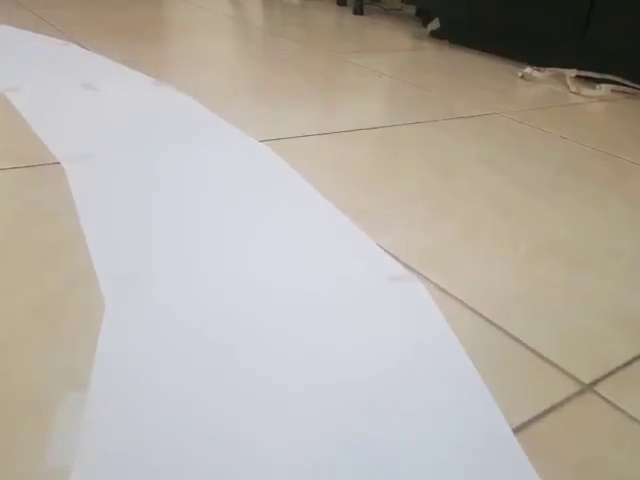
#> input picture frame 73 of Backup/vid1.mp4, 640 x 480 px
$ python LaneDetectionModule.py
#> lines starting #> are read from the running program, lines starting #| are printed output that depends on the picture; after the words box and inside, x2 and y2 are one past the last pixel; in counts of white or black regions, pixels touching at a corner belong together
### Backup/utilities.py
import cv2
import numpy as np

def nothing(a):
    pass

def threshold(image):
    """
    Description: converts an image to HSV and applies a threshold to isolate white colors.
    Parameters:
    - image: Input image in BGR format.
    """

    image_hsv = cv2.cvtColor(image, cv2.COLOR_BGR2HSV)

    # Define thresholds for white color in HSV
    # lower_white = np.array([80, 0, 0])
    # upper_white = np.array([255, 160, 255])
    lower_white = np.array([92, 0, 16])
    upper_white = np.array([148, 255, 126])
    mask_white = cv2.inRange(image_hsv, lower_white, upper_white)

    return mask_white

def perspective_warp(image, points, width, height, inverse=False):
    """
    Description: Applies a perspective warp to the image based on the given points.
    Parameters:
    - image: Input image in BGR format.
    - points: List of four points defining the region to warp.
    - width: Width of the output image.
    - height: Height of the output image.
    - inverse: If True, applies the inverse perspective warp.
    """

    source_points = np.float32(points)
    destination_points = np.float32([[0, 0], [width, 0], [0, height], [width, height]])

    if inverse:
        matrix = cv2.getPerspectiveTransform(destination_points, source_points)
    else:
        matrix = cv2.getPerspectiveTransform(source_points, destination_points)
    warped_image = cv2.warpPerspective(image, matrix, (width, height))

    return warped_image

def initialize_trackbars(trackbar_value, width_target=480, height_target=240):
    """
    Description: Initializes trackbars for HSV values.
    Parameters:
    - trackbar_value: Initial value for the trackbars.
    - width_target: Target width for the perspective warp.
    - height_target: Target height for the perspective warp.
    """

    cv2.namedWindow("Perspective Warp")
    cv2.resizeWindow("Perspective Warp", width_target, height_target)

    cv2.createTrackbar("Width Top", "Perspective Warp", trackbar_value[0], width_target // 2, nothing)
    cv2.createTrackbar("Height Top", "Perspective Warp", trackbar_value[1], height_target, nothing)
    cv2.createTrackbar("Width Bottom", "Perspective Warp", trackbar_value[2], width_target // 2, nothing)
    cv2.createTrackbar("Height Bottom", "Perspective Warp", trackbar_value[3], height_target, nothing)

def trackbars_value(width_target=480, height_target=240):
    """
    Description: Retrieves the current values from the trackbars.
    Parameters:
    - width_target: Target width for the perspective warp.
    - height_target: Target height for the perspective warp.
    """

    width_top = cv2.getTrackbarPos("Width Top", "Perspective Warp")
    height_top = cv2.getTrackbarPos("Height Top", "Perspective Warp")
    width_bottom = cv2.getTrackbarPos("Width Bottom", "Perspective Warp")
    height_bottom = cv2.getTrackbarPos("Height Bottom", "Perspective Warp")

    points = np.float32([
        [width_top, height_top],
        [width_target - width_top, height_top],
        [width_bottom, height_bottom],
        [width_target - width_bottom, height_bottom]
    ])

    return points

def draw_points(image, points):
    """
    Description: Draws the points on the image for visualization.
    Parameters:
    - image: Input image in BGR format.
    - points: List of four points to draw.
    """
    image = image.copy()

    for i in range(4):
        cv2.circle(image, (int(points[i][0]), int(points[i][1])), 15, (0, 255, 0), cv2.FILLED)

    return image

def histogram_analysis(image, minimum_percentage=0.1, display_chart=False, percentage_region_analyzed=100):
    """
    Description: Analyzes the histogram of the image to find the lane lines.
    Parameters:
    - image: Input warped image
    - minimum_percentage: Minimum percentage of pixels to consider a lane line.
    - display_chart: Whether to display the histogram chart.
    """

    if percentage_region_analyzed == 1:
        histogram_values = np.sum(image, axis=0)
    else:
        histogram_values = np.sum(image[int(image.shape[0] * percentage_region_analyzed / 100):, :], axis=0)

    max_value = np.max(histogram_values)
    minimum_value = max_value * minimum_percentage

    line_index = np.where(histogram_values >= minimum_value)
    base_point = int(np.average(line_index))

    if display_chart:
        image_histogram = np.zeros((image.shape[0], image.shape[1], 3), dtype=np.uint8)
        for i, intensity in enumerate(histogram_values):
            cv2.line(image_histogram, (i, image.shape[0]), (i, int(image.shape[0] - intensity // 255 * percentage_region_analyzed / 100)), (255, 0, 0), 1)
            cv2.circle(image_histogram, (base_point, image.shape[0]), 20, (0, 255, 0), cv2.FILLED)

        return base_point, image_histogram

    return base_point

# [36 lines left out: function stack_images, not called in this run]

### Backup/LaneDetectionModule.py
import cv2
import numpy as np
import utilities as ut

curve_list = []
average_curve_value = 10  # Number of frames to average the curve over

def get_lane_curve(image, display=2):
    """
    Description: This function processes an image to detect lane curves by applying a series of transformations and analyses.
    Parameters:
    - image (numpy.3darray): The input image from which lane curves are to be detected.
    - display (int): The display mode for the output. Default is 2, which shows the everything.1 shows the resulting curve, and 0 shows nothing.
    """
    image_threshold = ut.threshold(image)

    # Generate different images for perspective warp
    height, width = image.shape[:2]
    points = ut.trackbars_value()
    image_warped = ut.perspective_warp(image_threshold, points, width, height)
    image_points = ut.draw_points(image, points)

    # Perform histogram analysis to find the lane curves
    middle_point, image_histogram = ut.histogram_analysis(image_warped, display_chart=True, minimum_percentage=0.5, percentage_region_analyzed=25)
    curve_average_point = ut.histogram_analysis(image_warped, minimum_percentage=0.9) # minimum percentage of 0.9 to find the most prominent lane line as the initial point
    raw_curve = curve_average_point - middle_point

    # Take average of the curve to smooth it out and eliminate noise
    curve_list.append(raw_curve)
    if len(curve_list) > average_curve_value:
        curve_list.pop(0)
    average_curve = int(np.mean(curve_list))

    # Display the results based on the display mode
    if display != 0:
        image_inverse_warped = ut.perspective_warp(image_warped, points, width, height, inverse=True)
        image_inverse_warped = cv2.cvtColor(image_inverse_warped, cv2.COLOR_GRAY2BGR)
        image_inverse_warped[0:height // 3, 0:width] = 0, 0, 0
        image_lane_color = np.zeros_like(image)
        image_lane_color[:] = 0, 255, 0
        image_lane_color = cv2.bitwise_and(image_inverse_warped, image_lane_color)
        image_result = cv2.addWeighted(image_result, 1, image_lane_color, 1, 0)
        middle_y = 450
        cv2.putText(image_result, str(average_curve), (width // 2 - 80, 85), cv2.FONT_HERSHEY_COMPLEX, 2, (255, 0, 255), 3)
        cv2.line(image_result, (width // 2, middle_y), (width // 2 + (average_curve * 3), middle_y), (255, 0, 255), 5)
        cv2.line(image_result, ((width // 2 + (average_curve * 3)), middle_y - 25), (width // 2 + (average_curve * 3), middle_y + 25), (0, 255, 0), 5)
        for x in range(-30, 30):
            w = width // 20
            cv2.line(image_result, (w * x + int(average_curve // 50), middle_y - 10),
                     (w * x + int(average_curve // 50), middle_y + 10), (0, 0, 255), 2)
        #fps = cv2.getTickFrequency() / (cv2.getTickCount() - timer);
        #cv2.putText(imgResult, 'FPS ' + str(int(fps)), (20, 40), cv2.FONT_HERSHEY_SIMPLEX, 1, (230, 50, 50), 3);
    if display == 2:
        image_stacked = ut.stack_images(0.7, ([image, image_points, image_warped],
                                             [image_histogram, image_lane_color, image_result]))
        cv2.imshow('ImageStack', image_stacked)
    elif display == 1:
        cv2.imshow('Resutlt', image_result)

    #### NORMALIZATION
    average_curve = average_curve/100
    if average_curve>1: average_curve ==1
    if average_curve<-1:average_curve == -1

    return average_curve

if __name__ == "__main__":
    capture = cv2.VideoCapture("vid1.mp4")

    initial_trackbar_values = [53, 204, 78, 131]  # Initial values for the trackbars
    ut.initialize_trackbars(initial_trackbar_values)
    frame_counter = 0

    while True:
        frame_counter += 1
        if capture.get(cv2.CAP_PROP_FRAME_COUNT) == frame_counter:
            capture.set(cv2.CAP_PROP_POS_FRAMES, 0)
            frame_counter = 0

        success, image = capture.read()
#> image is the input picture: shape (480, 640, 3); mean B, G, R 167.4, 175.7, 181.8
        image = cv2.resize(image, (480, 240))
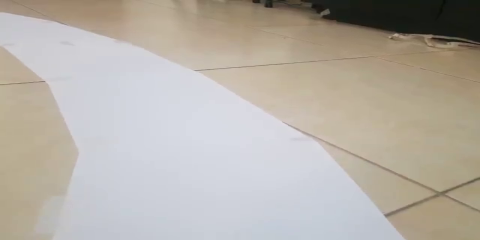
#> image: shape (240, 480, 3); mean B, G, R 167.4, 175.7, 181.9
        get_lane_curve(image)
#> in threshold, `image_hsv = cv2.cvtColor(image, cv2.COLOR_BGR2HSV)`: image_hsv: shape (240, 480, 3); mean H, S, V 60.4, 35.7, 186.3
#> in threshold, `mask_white = cv2.inRange(image_hsv, lower_white, upper_white)`: mask_white: shape (240, 480); every value is 0
#> after the loop in draw_points, `for i in range(4):`:
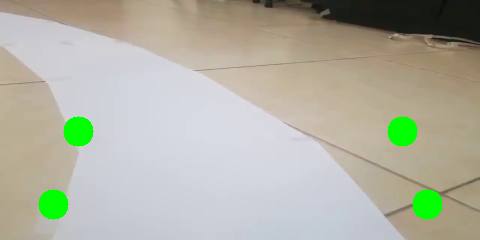
#> image: shape (240, 480, 3); 2.46% of pixels changed, all inside (x1, y1, x2, y2) = (38, 116, 443, 220); drawn as B, G, R
#> in histogram_analysis, `histogram_values = np.sum(image[int(image.shape[0] * percentage_region..`: histogram_values = 480 values from 0 to 0
#> in histogram_analysis, `max_value = np.max(histogram_values)`: max_value = 0
#> in histogram_analysis, `base_point = int(np.average(line_index))`: base_point = 239
#> after the loop in histogram_analysis, `for i, intensity in enumerate(histogram_values):`:
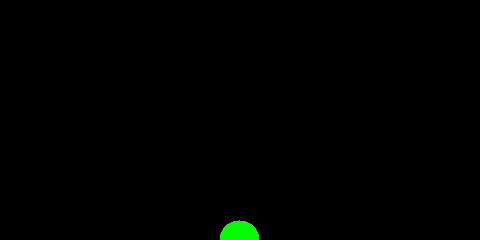
#> image_histogram: shape (240, 480, 3); mean of channels 0, 1, 2 0, 1.3, 0; drawn as B, G, R
#> in get_lane_curve, `raw_curve = curve_average_point - middle_point`: raw_curve = 0
#> in get_lane_curve, `image_inverse_warped = cv2.cvtColor(image_inverse_warped, cv2.COLOR_GR..`: image_inverse_warped: shape (240, 480, 3); every value is 0
#> (the run stopped early here; a loop or call above may not have finished)

$ run again, starting later in the video
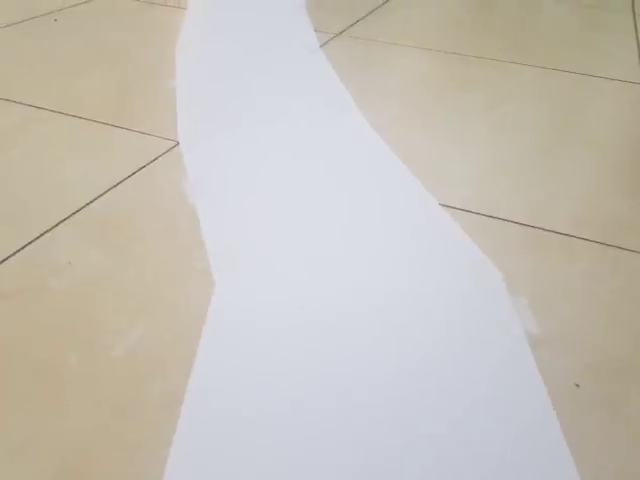
#> input picture frame 329 of Backup/vid1.mp4, 640 x 480 px
#> image is the input picture: shape (480, 640, 3); mean B, G, R 184.2, 192.9, 198.1
#> `image = cv2.resize(image, (480, 240))`:
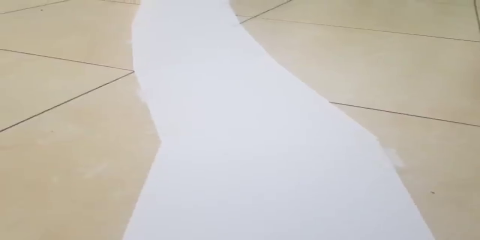
#> image: shape (240, 480, 3); mean B, G, R 184.2, 192.9, 198.1
#> image_hsv: shape (240, 480, 3); mean H, S, V 59.1, 30.5, 202.7
#> mask_white: shape (240, 480); every value is 0
#> after the loop in draw_points, `for i in range(4):`:
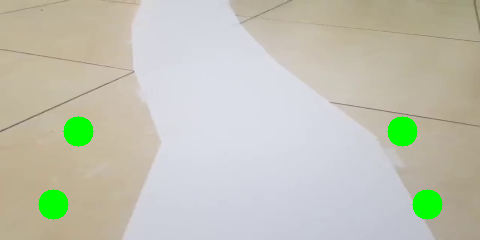
#> image: shape (240, 480, 3); 2.46% of pixels changed, all inside (x1, y1, x2, y2) = (38, 116, 443, 220); drawn as B, G, R
#> histogram_values = 480 values from 0 to 0
#> max_value = 0
#> base_point = 239
#> raw_curve = 0
#> image_inverse_warped: shape (240, 480, 3); every value is 0

$ run again, starting later in the video
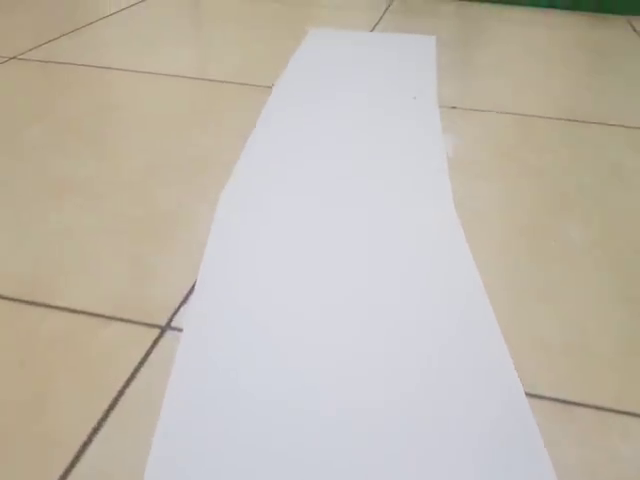
#> input picture frame 586 of Backup/vid1.mp4, 640 x 480 px
#> image is the input picture: shape (480, 640, 3); mean B, G, R 174.5, 185.8, 192.9
#> `image = cv2.resize(image, (480, 240))`:
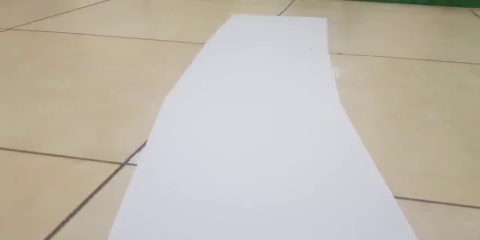
#> image: shape (240, 480, 3); mean B, G, R 174.5, 185.8, 193
#> image_hsv: shape (240, 480, 3); mean H, S, V 58.2, 34.5, 196.3
#> mask_white: shape (240, 480); every value is 0
#> after the loop in draw_points, `for i in range(4):`:
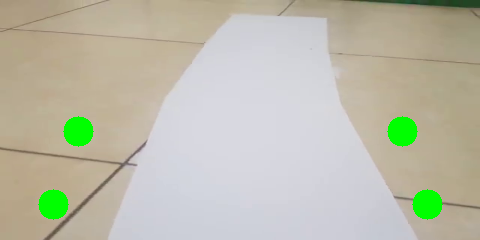
#> image: shape (240, 480, 3); 2.46% of pixels changed, all inside (x1, y1, x2, y2) = (38, 116, 443, 220); drawn as B, G, R
#> histogram_values = 480 values from 0 to 0
#> max_value = 0
#> base_point = 239
#> raw_curve = 0
#> image_inverse_warped: shape (240, 480, 3); every value is 0
